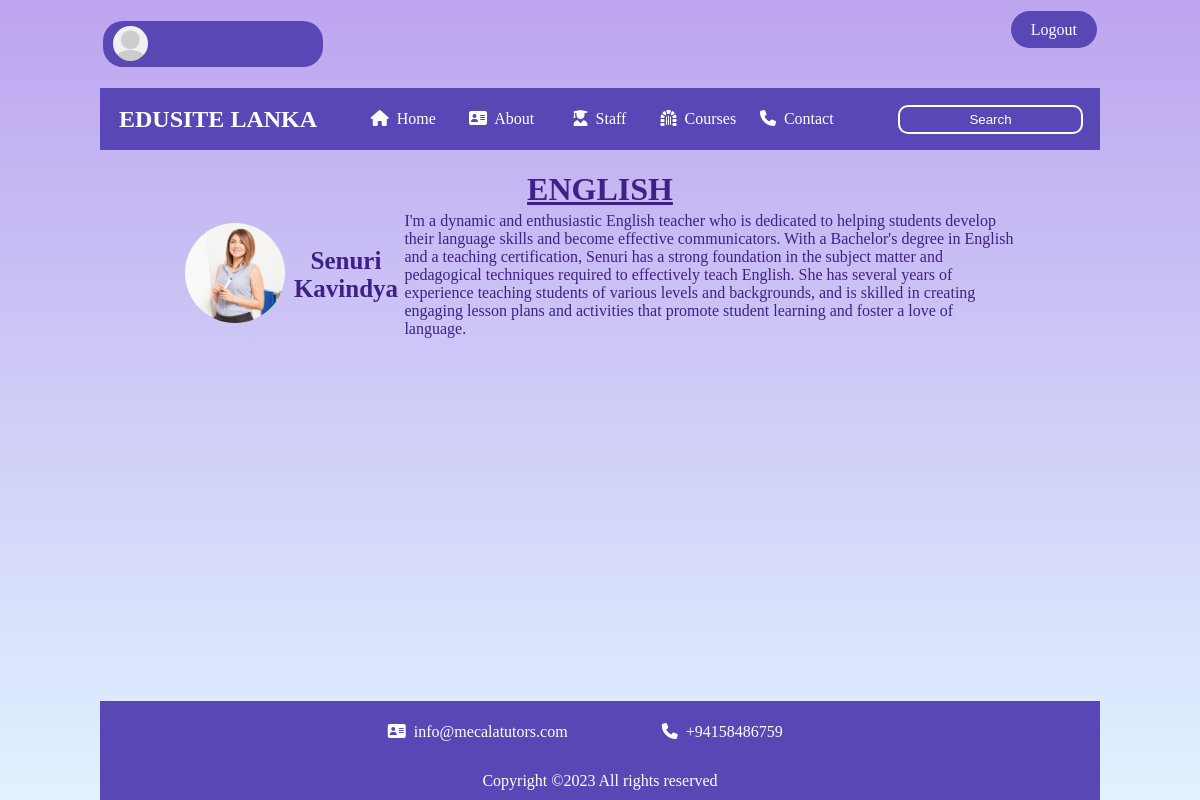
Page /english.php on the committed database.
### tables this page shows
CREATE TABLE IF NOT EXISTS `teach_user_form2` (
  `id` int(100) NOT NULL AUTO_INCREMENT,
  `name` varchar(100) NOT NULL,
  `email` varchar(100) NOT NULL,
  `subject` varchar(100) NOT NULL,
  `password` varchar(100) NOT NULL,
  `image` varchar(100) NOT NULL,
  `info` varchar(2000) NOT NULL,
  `ProLink` varchar(100) DEFAULT 'sample.php',
  PRIMARY KEY (`id`)
);

### english.php (the view, shortened to what this page needs)
<?php
    include 'config.php';
?>
<!DOCTYPE html>
<html>
    <link rel="stylesheet" type="text/css" href="https://cdnjs.cloudflare.com/ajax/libs/font-awesome/6.3.0/css/all.min.css">
    <link rel="stylesheet" href="master.css">
    <head>
    </head>
    <body class="sec">
        <br>
        <div class="Header_Section" align="center">
            <div class="header">
                <table align="center" width="100%">
                    <tr>
                        <td align="left" class="propicArea">
                            <div class="propicArea">
                            <?php
                                if($fetch['image'] == ''){
                                    echo '<img src="default-avatar.png" " class="profilePic">';
                                }else{
                                    echo '<img src="uploaded_img/'.$fetch['image'].'" class="profilePic">';
                                }
                            ?>
                            <div class="headName">
                                &nbsp;&nbsp;<?php echo $fetch['name']; ?> <br> &nbsp;&nbsp;<?php echo $fetch['email']; ?>
                            </div>
                            </div>
                        </td>
                       <td id="btnofloginm"><a href="indexcopy.php" class="delete-btn aboutLink">Logout</a></td>
                    </tr>
                </table>
            </div>
            <br>
            <div class="menu">
                <table align="center" width="100%">
                    <tr>
                        <td width="25%"><h2 class="Site">&nbsp;EDUSITE LANKA</h2></td>
                        <td width="10%" class="nav"><a href="index.php" class="nav"><i class="fa fa-home"></i>&nbsp Home</a></td>
                        <td width="10%" class="nav"><a href="index.php#aboutus_section" class="nav"><i class="fa-solid fa-address-card"></i>&nbsp About</a></td>
                        <td width="10%" class="nav"><a href="index.php#teacher_section" class="nav"><i class="fa-solid fa-user-graduate"></i>&nbsp Staff</a></td>
                        <td width="10%" class="nav"><a href="index.php#Course_section" class="nav"><i class="fa-solid fa-dungeon"></i>&nbsp Courses</a></td>
                        <td width="10%" class="nav"><a href="index.php#contact" class="nav"><i class="fa-solid fa-phone"></i>&nbsp Contact</a></td>
                        <td width="25%" class="Search" align="right"><input type="text" name="" class="Search" placeholder="Search">&nbsp;</td>
                    </tr>
                </table>
            </div>
        </div>
        <br>
<div class="container" align="center">
    <table class="imagetable" border="0" align="center" width="70%">
        <tbody>
            <?php
                $query = "SELECT * FROM  `teach_user_form2` WHERE subject='ENGLISH' ";
                $r =mysqli_query($conn,$query);
                while($row=mysqli_fetch_assoc($r)){
            ?>
            <tr><td colspan="3"><h1 class="teacher_name" align="center"><u>ENGLISH</u></h1></td></tr>
            <tr>
                <td  width="10%" height="100" align="center">
                    <a href="profiles_lec/<?php echo $row['ProLink']?>">
                        <img src="uploaded_img/<?php echo $row['image']?>" class="imgdata">
                    </a>
                </td>
                <td width="10%" height="100" align="center" id="tablename"><?php echo $row['name'] ?></td>
                <td width="70%" height="100" align="left" id="tabledescrip"> <?php echo $row['info'] ?></p></td>
            </tr>
            <?php
                }
            ?>
        </tbody>
    </table>
</div>
<br><br><br><br>
<br><br><br><br>
<br><br><br><br>
<br><br><br><br>
<br><br><br><br>
        <div id="contact">
            <div class="contact">
                <div class="footer_section">
                    <div class="teacher">
                        <div class="menu">
                            <table align="center" width="100%">
                                <tr>
                                    <td width="25%"><h2 class="Site">&nbsp;</h2></td>
                                    <td width="25%" class="nav"><i class="fa-solid fa-address-card"></i>&nbsp info@mecalatutors.com</td>
                                    <td width="25%" class="nav"><i class="fa-solid fa-phone"></i>&nbsp +94158486759</td>
                                    <td width="25%" class="Search" align="right">&nbsp;</td>
                                </tr>
                                <tr>
                                    <td colspan="4" align="center"><br>Copyright &copy;2023 All rights reserved</td>
                                </tr>
                            </table>
                        </div>
                    </div>
                </div>
            </div>
        </div>
    </body>
</html>

### master.css (style rules this page uses)
h1,h2,h3,h4,h5,h6,div,p,table,body { padding: 0px; margin: 0px; border: 0px; }
body { font-family: Garamond, serif; color: #3f2087; background-image: url(../images/body-bg.jpg); background-color: #f763c3; background-image: linear-gradient(#bda5ef,#e1f3ff,#bda5ef); }
body.sec { font-family: Garamond, serif; color: #3f2087; background-image: url(../images/body-bg.jpg); background-color: #f763c3; background-image: linear-gradient(#bda5ef,#e1f3ff); }
.Header_Section,.welcome_section, .aboutus_section, .count_section, .teacher_section,.footer_section { margin-left: 100px; margin-right: 100px; }
div.footer_section { background-color: rgba(72,119,217,0.2); }
div.header { font-family: "Georgia", Times,serif; color: #f763c3; }
.profilePic { float: left; width: 35px; height: 35px; border-radius: 35px; object-fit: cover; }
.propicArea { vertical-align: middle; }
div.propicArea { background-color: rgba(89,71,181,255); padding-top: 5px; padding-bottom: 5px; padding-left: 10px; padding-right: 10px; border-radius: 20px; width: 200px; }
.headName { font-family: "Georgia", Times,serif; color: white; text-align: left; }
td.nav { text-align: center; padding-top: 10px; padding-bottom: 10px; }
a.nav { text-decoration: none; color: white; }
.menu { background-color: rgba(89,71,181,255); color: white; padding-top: 10px; padding-bottom: 10px; font-family: "Georgia", Times,serif; padding-left: 10px; padding-right: 10px; }
input.Search { border-radius: 10px; border-color: white; border-style: solid; color: white; background-color: rgba(89,71,181,255); padding-top: 5px; padding-bottom: 5px; text-align: center; }
::placeholder { color: white; opacity: 1; }
a.aboutLink,a.teacher { text-decoration: none; color: white; background-color: rgba(89,71,181,255); padding-top: 10px; padding-bottom: 10px; padding-left: 20px; padding-right: 20px;; text-align: center; border-radius: 20px; }
.imgdata { width: 100px; height:100px; object-fit: cover; border-radius: 100px; }
#tablename { font-weight: bold; font-size: 25px; }
#btnofloginm { text-align: right; display: block; }

### rows in the picture
teach_user_form2: image (picture), name "Senuri Kavindya", info "I'm a dynamic and enthusiastic English teacher who is dedicated to helping students develop their language skills and become effective communicators. With a Bachelor's degree in English and a teaching certification, Senuri has a strong foundation in the subject matter and pedagogical techniques required to effectively teach English. She has several years of experience teaching students of various levels and backgrounds, and is skilled in creating engaging lesson plans and activities that promote student learning and foster a love of language."
